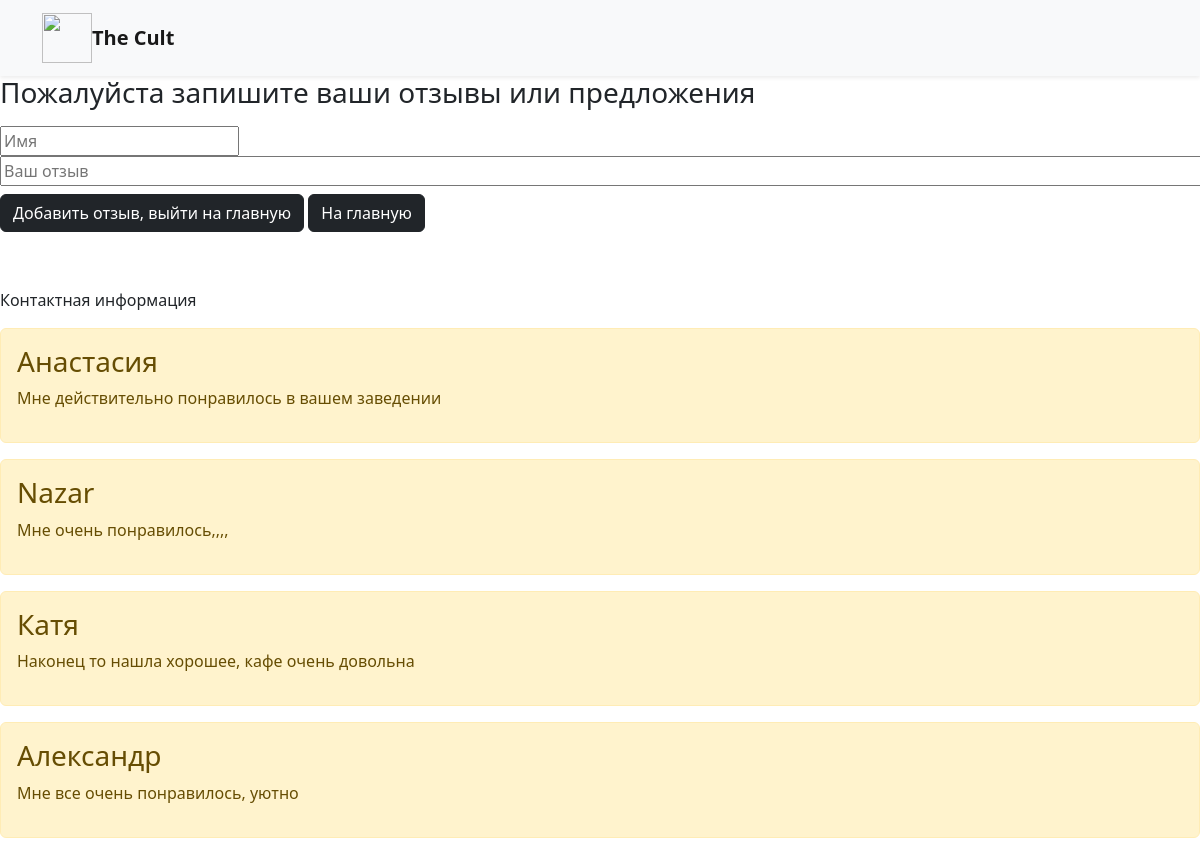
The page /comments on the database its author committed.
### main/models.py (models this page shows, shortened)
class zakazi(models.Model):
    zazchik = models.CharField('Как к вам можно обращаться',max_length= 100 )
    zakaz =models.TextField('Опишите вид работ которую вам необходимо сделать')
    class Meta:
        verbose_name ='Отзыв'
        verbose_name_plural = 'Отзывы'

### main/views.py (the view, shortened to what this page needs)
# urls.py: path('comments',views.index2,name = 'comments'),
def index2(request):
    error = ''
    form = zakaziForm
    contex = {
        'form': form
    }
    otziv = zakazi.objects.order_by('-id')[:4]
    return render(request,'main/comments.html',{'nombre':'Имена','otziv':otziv,})

### main/templates/main/comments.html (shortened to what this page needs)
{%extends 'main/base.html'%}
{% block head %}
<head>
        <link rel="stylesheet" href="https://cdn.jsdelivr.net/npm/bootstrap@5.2.3/dist/css/bootstrap.min.css">
</head>
<body>
    <div class="dropdown position-fixed bottom-0 end-0 mb-3 me-3 bd-mode-toggle">
      <button class="btn btn-bd-primary py-2 dropdown-toggle d-flex align-items-center" id="bd-theme" type="button" aria-expanded="false" data-bs-toggle="dropdown" aria-label="Toggle theme (light)">
      </button>
    </div>
<header data-bs-theme="dark">
  <div class="navbar navbar-light bg-light shadow-sm">
    <div class="container">
      <a href="." class="navbar-brand d-flex align-items-center">
        <img src='https://static.thenounproject.com/png/44408-200.png' width="50" height="50">
        <strong>The Cult</strong>
      </a>
    </div>
  </div>
</header>
</body>
</html>
{% endblock %}

### main/templates/main/base.html (shortened to what this page needs)
<!doctype html>
<html lang="ru">
{% block head %}{% endblock %}
    {% block title %}
        <link rel="stylesheet" href="https://cdn.jsdelivr.net/npm/bootstrap@5.2.3/dist/css/bootstrap.min.css">
    {% endblock %}
    <h1 class="h3 mb-3 fw-normal">Пожалуйста запишите ваши отзывы или предложения</h1>
    <form ACTION="" method="post">
        <input placeholder="Имя" name = "zazchik"><br>
        <input placeholder="Ваш отзыв" size = "125" height="25" name = "zakaz"><br>
        <button type="submit" data-href-template="{% url 'new' %}"  class="btn btn-dark my-2">Добавить отзыв, выйти на главную</button>
        <a href="{% url 'home' %}" class="btn btn-dark my-2">На главную</a>
    </form>
    <p class="mt-5 mb-3 text-body-secondary">Контактная информация</p>
</body>
</html>
    {% for el in otziv %}
        <div class ="alert alert-warning mt-2">
            <h3>{{ el.zazchik}}</h3>
            <p>{{ el.zakaz  }}</p>
            </div>
        {% endfor %}

### rows shown on the page
zakazi: zazchik "Анастасия", zakaz "Мне действительно понравилось в вашем заведении"
zakazi: zazchik "Nazar", zakaz "Мне очень понравилось,,,,"
zakazi: zazchik "Катя", zakaz "Наконец то нашла хорошее, кафе очень довольна"
zakazi: zazchik "Александр", zakaz "Мне все очень понравилось, уютно"
